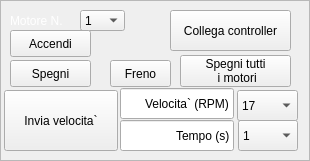
              <widget class="QFrame" name="frame_8">
               <property name="sizePolicy">
                <sizepolicy hsizetype="Fixed" vsizetype="Fixed">
                 <horstretch>0</horstretch>
                 <verstretch>0</verstretch>
                </sizepolicy>
               </property>
               <property name="minimumSize">
                <size>
                 <width>310</width>
                 <height>161</height>
                </size>
               </property>
               <property name="frameShape">
                <enum>QFrame::StyledPanel</enum>
               </property>
               <property name="frameShadow">
                <enum>QFrame::Sunken</enum>
               </property>
               <widget class="QToolButton" name="bt_motor">
                <property name="geometry">
                 <rect>
                  <x>4</x>
                  <y>90</y>
                  <width>114</width>
                  <height>61</height>
                 </rect>
                </property>
                <property name="styleSheet">
                 <string notr="true">QWidget{color:black;}</string>
                </property>
                <property name="text">
                 <string>Invia velocita`</string>
                </property>
                <property name="icon">
                 <iconset resource="Resources.qrc">
                  <normaloff>:/icons/images/rueda.gif</normaloff>:/icons/images/rueda.gif</iconset>
                </property>
                <property name="iconSize">
                 <size>
                  <width>40</width>
                  <height>40</height>
                 </size>
                </property>
                <property name="toolButtonStyle">
                 <enum>Qt::ToolButtonTextUnderIcon</enum>
                </property>
               </widget>
               <widget class="QToolButton" name="bt_offMotors">
                <property name="geometry">
                 <rect>
                  <x>180</x>
                  <y>55</y>
                  <width>111</width>
                  <height>32</height>
                 </rect>
                </property>
                <property name="styleSheet">
                 <string notr="true">QWidget{color:black;}</string>
                </property>
                <property name="text">
                 <string>Spegni tutti
 i motori</string>
                </property>
                <property name="icon">
                 <iconset resource="Resources.qrc">
                  <normaloff>:/icons/images/powerbuttonred.jpg</normaloff>:/icons/images/powerbuttonred.jpg</iconset>
                </property>
                <property name="iconSize">
                 <size>
                  <width>20</width>
                  <height>20</height>
                 </size>
                </property>
                <property name="toolButtonStyle">
                 <enum>Qt::ToolButtonTextBesideIcon</enum>
                </property>
               </widget>
               <widget class="QComboBox" name="cbox_joystick">
                <property name="geometry">
                 <rect>
                  <x>80</x>
                  <y>10</y>
                  <width>45</width>
                  <height>21</height>
                 </rect>
                </property>
                <property name="palette">
                 <palette>
                  <active>
                   <colorrole role="WindowText">
                    <brush brushstyle="SolidPattern">
                     <color alpha="255">
                      <red>0</red>
                      <green>0</green>
                      <blue>0</blue>
                     </color>
                    </brush>
                   </colorrole>
                   <colorrole role="Text">
                    <brush brushstyle="SolidPattern">
                     <color alpha="255">
                      <red>0</red>
                      <green>0</green>
                      <blue>0</blue>
                     </color>
                    </brush>
                   </colorrole>
                   <colorrole role="ButtonText">
                    <brush brushstyle="SolidPattern">
                     <color alpha="255">
                      <red>0</red>
                      <green>0</green>
                      <blue>0</blue>
                     </color>
                    </brush>
                   </colorrole>
                   <colorrole role="Base">
                    <brush brushstyle="SolidPattern">
                     <color alpha="255">
                      <red>188</red>
                      <green>188</green>
                      <blue>188</blue>
                     </color>
                    </brush>
                   </colorrole>
                  </active>
                  <inactive>
                   <colorrole role="WindowText">
                    <brush brushstyle="SolidPattern">
                     <color alpha="255">
                      <red>0</red>
                      <green>0</green>
                      <blue>0</blue>
                     </color>
                    </brush>
                   </colorrole>
                   <colorrole role="Text">
                    <brush brushstyle="SolidPattern">
                     <color alpha="255">
                      <red>0</red>
                      <green>0</green>
                      <blue>0</blue>
                     </color>
                    </brush>
                   </colorrole>
                   <colorrole role="ButtonText">
                    <brush brushstyle="SolidPattern">
                     <color alpha="255">
                      <red>0</red>
                      <green>0</green>
                      <blue>0</blue>
                     </color>
                    </brush>
                   </colorrole>
                   <colorrole role="Base">
                    <brush brushstyle="SolidPattern">
                     <color alpha="255">
                      <red>188</red>
                      <green>188</green>
                      <blue>188</blue>
                     </color>
                    </brush>
                   </colorrole>
                  </inactive>
                  <disabled>
                   <colorrole role="WindowText">
                    <brush brushstyle="SolidPattern">
                     <color alpha="255">
                      <red>0</red>
                      <green>0</green>
                      <blue>0</blue>
                     </color>
                    </brush>
                   </colorrole>
                   <colorrole role="Text">
                    <brush brushstyle="SolidPattern">
                     <color alpha="255">
                      <red>0</red>
                      <green>0</green>
                      <blue>0</blue>
                     </color>
                    </brush>
                   </colorrole>
                   <colorrole role="ButtonText">
                    <brush brushstyle="SolidPattern">
                     <color alpha="255">
                      <red>0</red>
                      <green>0</green>
                      <blue>0</blue>
                     </color>
                    </brush>
                   </colorrole>
                   <colorrole role="Base">
                    <brush brushstyle="SolidPattern">
                     <color alpha="255">
                      <red>0</red>
                      <green>0</green>
                      <blue>0</blue>
                     </color>
                    </brush>
                   </colorrole>
                  </disabled>
                 </palette>
                </property>
                <property name="styleSheet">
                 <string notr="true">QWidget{color:black;}</string>
                </property>
                <item>
                 <property name="text">
                  <string>1</string>
                 </property>
                </item>
                <item>
                 <property name="text">
                  <string>2</string>
                 </property>
                </item>
                <item>
                 <property name="text">
                  <string>3</string>
                 </property>
                </item>
                <item>
                 <property name="text">
                  <string>4</string>
                 </property>
                </item>
               </widget>
               <widget class="QToolButton" name="bt_joystick_2">
                <property name="geometry">
                 <rect>
                  <x>170</x>
                  <y>10</y>
                  <width>121</width>
                  <height>41</height>
                 </rect>
                </property>
                <property name="sizePolicy">
                 <sizepolicy hsizetype="Preferred" vsizetype="Preferred">
                  <horstretch>0</horstretch>
                  <verstretch>0</verstretch>
                 </sizepolicy>
                </property>
                <property name="minimumSize">
                 <size>
                  <width>0</width>
                  <height>0</height>
                 </size>
                </property>
                <property name="maximumSize">
                 <size>
                  <width>16777215</width>
                  <height>16777215</height>
                 </size>
                </property>
                <property name="styleSheet">
                 <string notr="true">QWidget{color:black;}</string>
                </property>
                <property name="text">
                 <string>Collega controller</string>
                </property>
                <property name="icon">
                 <iconset resource="Resources.qrc">
                  <normaloff>:/icons/images/Joystick copia.gif</normaloff>:/icons/images/Joystick copia.gif</iconset>
                </property>
                <property name="iconSize">
                 <size>
                  <width>25</width>
                  <height>24</height>
                 </size>
                </property>
                <property name="toolButtonStyle">
                 <enum>Qt::ToolButtonTextUnderIcon</enum>
                </property>
               </widget>
               <widget class="QComboBox" name="cbox_valSpeed">
                <property name="geometry">
                 <rect>
                  <x>237</x>
                  <y>90</y>
                  <width>61</width>
                  <height>31</height>
                 </rect>
                </property>
                <property name="palette">
                 <palette>
                  <active>
                   <colorrole role="WindowText">
                    <brush brushstyle="SolidPattern">
                     <color alpha="255">
                      <red>0</red>
                      <green>0</green>
                      <blue>0</blue>
                     </color>
                    </brush>
                   </colorrole>
                   <colorrole role="Text">
                    <brush brushstyle="SolidPattern">
                     <color alpha="255">
                      <red>0</red>
                      <green>0</green>
                      <blue>0</blue>
                     </color>
                    </brush>
                   </colorrole>
                   <colorrole role="ButtonText">
                    <brush brushstyle="SolidPattern">
                     <color alpha="255">
                      <red>0</red>
                      <green>0</green>
                      <blue>0</blue>
                     </color>
                    </brush>
                   </colorrole>
                   <colorrole role="Base">
                    <brush brushstyle="SolidPattern">
                     <color alpha="255">
                      <red>188</red>
                      <green>188</green>
                      <blue>188</blue>
                     </color>
                    </brush>
                   </colorrole>
                  </active>
                  <inactive>
                   <colorrole role="WindowText">
                    <brush brushstyle="SolidPattern">
                     <color alpha="255">
                      <red>0</red>
                      <green>0</green>
                      <blue>0</blue>
                     </color>
                    </brush>
                   </colorrole>
                   <colorrole role="Text">
                    <brush brushstyle="SolidPattern">
                     <color alpha="255">
                      <red>0</red>
                      <green>0</green>
                      <blue>0</blue>
                     </color>
                    </brush>
                   </colorrole>
                   <colorrole role="ButtonText">
                    <brush brushstyle="SolidPattern">
                     <color alpha="255">
                      <red>0</red>
                      <green>0</green>
                      <blue>0</blue>
                     </color>
                    </brush>
                   </colorrole>
                   <colorrole role="Base">
                    <brush brushstyle="SolidPattern">
                     <color alpha="255">
                      <red>188</red>
                      <green>188</green>
                      <blue>188</blue>
                     </color>
                    </brush>
                   </colorrole>
                  </inactive>
                  <disabled>
                   <colorrole role="WindowText">
                    <brush brushstyle="SolidPattern">
                     <color alpha="255">
                      <red>0</red>
                      <green>0</green>
                      <blue>0</blue>
                     </color>
                    </brush>
                   </colorrole>
                   <colorrole role="Text">
                    <brush brushstyle="SolidPattern">
                     <color alpha="255">
                      <red>0</red>
                      <green>0</green>
                      <blue>0</blue>
                     </color>
                    </brush>
                   </colorrole>
                   <colorrole role="ButtonText">
                    <brush brushstyle="SolidPattern">
                     <color alpha="255">
                      <red>0</red>
                      <green>0</green>
                      <blue>0</blue>
                     </color>
                    </brush>
                   </colorrole>
                   <colorrole role="Base">
                    <brush brushstyle="SolidPattern">
                     <color alpha="255">
                      <red>0</red>
                      <green>0</green>
                      <blue>0</blue>
                     </color>
                    </brush>
                   </colorrole>
                  </disabled>
                 </palette>
                </property>
                <property name="styleSheet">
                 <string notr="true">QComboBox {color:black};</string>
                </property>
                <property name="editable">
                 <bool>false</bool>
                </property>
                <item>
                 <property name="text">
                  <string>17</string>
                 </property>
                </item>
                <item>
                 <property name="text">
                  <string>34</string>
                 </property>
                </item>
                <item>
                 <property name="text">
                  <string>68</string>
                 </property>
                </item>
                <item>
                 <property name="text">
                  <string>170</string>
                 </property>
                </item>
                <item>
                 <property name="text">
                  <string>679</string>
                 </property>
                </item>
                <item>
                 <property name="text">
                  <string>1696</string>
                 </property>
                </item>
               </widget>
               <widget class="QLabel" name="label">
                <property name="geometry">
                 <rect>
                  <x>10</x>
                  <y>10</y>
                  <width>71</width>
                  <height>21</height>
                 </rect>
                </property>
                <property name="styleSheet">
                 <string notr="true">QLabel { color : white; }</string>
                </property>
                <property name="text">
                 <string>Motore N.</string>
                </property>
               </widget>
               <widget class="QPushButton" name="powerOnMotor">
                <property name="geometry">
                 <rect>
                  <x>10</x>
                  <y>30</y>
                  <width>81</width>
                  <height>27</height>
                 </rect>
                </property>
                <property name="styleSheet">
                 <string notr="true">QWidget{color:black;}</string>
                </property>
                <property name="text">
                 <string>Accendi</string>
                </property>
               </widget>
               <widget class="QPushButton" name="powerOffMotor">
                <property name="geometry">
                 <rect>
                  <x>10</x>
                  <y>60</y>
                  <width>81</width>
                  <height>27</height>
                 </rect>
                </property>
                <property name="styleSheet">
                 <string notr="true">QWidget{color:black;}</string>
                </property>
                <property name="text">
                 <string>Spegni</string>
                </property>
               </widget>
               <widget class="QPushButton" name="activateBrake">
                <property name="geometry">
                 <rect>
                  <x>110</x>
                  <y>60</y>
                  <width>61</width>
                  <height>27</height>
                 </rect>
                </property>
                <property name="styleSheet">
                 <string notr="true">QWidget{color:black;}</string>
                </property>
                <property name="text">
                 <string>Freno</string>
                </property>
               </widget>
               <widget class="QComboBox" name="cbox_valTime">
                <property name="geometry">
                 <rect>
                  <x>238</x>
                  <y>120</y>
                  <width>60</width>
                  <height>31</height>
                 </rect>
                </property>
                <property name="palette">
                 <palette>
                  <active>
                   <colorrole role="WindowText">
                    <brush brushstyle="SolidPattern">
                     <color alpha="255">
                      <red>0</red>
                      <green>0</green>
                      <blue>0</blue>
                     </color>
                    </brush>
                   </colorrole>
                   <colorrole role="Text">
                    <brush brushstyle="SolidPattern">
                     <color alpha="255">
                      <red>0</red>
                      <green>0</green>
                      <blue>0</blue>
                     </color>
                    </brush>
                   </colorrole>
                   <colorrole role="ButtonText">
                    <brush brushstyle="SolidPattern">
                     <color alpha="255">
                      <red>0</red>
                      <green>0</green>
                      <blue>0</blue>
                     </color>
                    </brush>
                   </colorrole>
                   <colorrole role="Base">
                    <brush brushstyle="SolidPattern">
                     <color alpha="255">
                      <red>188</red>
                      <green>188</green>
                      <blue>188</blue>
                     </color>
                    </brush>
                   </colorrole>
                  </active>
                  <inactive>
                   <colorrole role="WindowText">
                    <brush brushstyle="SolidPattern">
                     <color alpha="255">
                      <red>0</red>
                      <green>0</green>
                      <blue>0</blue>
                     </color>
                    </brush>
                   </colorrole>
                   <colorrole role="Text">
                    <brush brushstyle="SolidPattern">
                     <color alpha="255">
                      <red>0</red>
                      <green>0</green>
                      <blue>0</blue>
                     </color>
                    </brush>
                   </colorrole>
                   <colorrole role="ButtonText">
                    <brush brushstyle="SolidPattern">
                     <color alpha="255">
                      <red>0</red>
                      <green>0</green>
                      <blue>0</blue>
                     </color>
                    </brush>
                   </colorrole>
                   <colorrole role="Base">
                    <brush brushstyle="SolidPattern">
                     <color alpha="255">
                      <red>188</red>
                      <green>188</green>
                      <blue>188</blue>
                     </color>
                    </brush>
                   </colorrole>
                  </inactive>
                  <disabled>
                   <colorrole role="WindowText">
                    <brush brushstyle="SolidPattern">
                     <color alpha="255">
                      <red>0</red>
                      <green>0</green>
                      <blue>0</blue>
                     </color>
                    </brush>
                   </colorrole>
                   <colorrole role="Text">
                    <brush brushstyle="SolidPattern">
                     <color alpha="255">
                      <red>0</red>
                      <green>0</green>
                      <blue>0</blue>
                     </color>
                    </brush>
                   </colorrole>
                   <colorrole role="ButtonText">
                    <brush brushstyle="SolidPattern">
                     <color alpha="255">
                      <red>0</red>
                      <green>0</green>
                      <blue>0</blue>
                     </color>
                    </brush>
                   </colorrole>
                   <colorrole role="Base">
                    <brush brushstyle="SolidPattern">
                     <color alpha="255">
                      <red>0</red>
                      <green>0</green>
                      <blue>0</blue>
                     </color>
                    </brush>
                   </colorrole>
                  </disabled>
                 </palette>
                </property>
                <property name="styleSheet">
                 <string notr="true">QComboBox {color:black};</string>
                </property>
                <item>
                 <property name="text">
                  <string>1</string>
                 </property>
                </item>
                <item>
                 <property name="text">
                  <string>10</string>
                 </property>
                </item>
                <item>
                 <property name="text">
                  <string>20</string>
                 </property>
                </item>
                <item>
                 <property name="text">
                  <string>30</string>
                 </property>
                </item>
                <item>
                 <property name="text">
                  <string>40</string>
                 </property>
                </item>
                <item>
                 <property name="text">
                  <string>50</string>
                 </property>
                </item>
               </widget>
               <widget class="QLineEdit" name="bt_speed">
                <property name="geometry">
                 <rect>
                  <x>120</x>
                  <y>88</y>
                  <width>114</width>
                  <height>31</height>
                 </rect>
                </property>
                <property name="styleSheet">
                 <string notr="true"/>
                </property>
                <property name="text">
                 <string>Velocita` (RPM)</string>
                </property>
                <property name="frame">
                 <bool>true</bool>
                </property>
                <property name="alignment">
                 <set>Qt::AlignRight|Qt::AlignTrailing|Qt::AlignVCenter</set>
                </property>
                <property name="readOnly">
                 <bool>true</bool>
                </property>
               </widget>
               <widget class="QLineEdit" name="bt_time">
                <property name="geometry">
                 <rect>
                  <x>120</x>
                  <y>120</y>
                  <width>114</width>
                  <height>31</height>
                 </rect>
                </property>
                <property name="styleSheet">
                 <string notr="true"/>
                </property>
                <property name="text">
                 <string>Tempo (s)</string>
                </property>
                <property name="alignment">
                 <set>Qt::AlignRight|Qt::AlignTrailing|Qt::AlignVCenter</set>
                </property>
                <property name="readOnly">
                 <bool>true</bool>
                </property>
               </widget>
               <zorder>cbox_valTime</zorder>
               <zorder>bt_motor</zorder>
               <zorder>bt_offMotors</zorder>
               <zorder>cbox_joystick</zorder>
               <zorder>bt_joystick_2</zorder>
               <zorder>cbox_valSpeed</zorder>
               <zorder>label</zorder>
               <zorder>powerOnMotor</zorder>
               <zorder>powerOffMotor</zorder>
               <zorder>activateBrake</zorder>
               <zorder>bt_speed</zorder>
               <zorder>bt_time</zorder>
              </widget>
